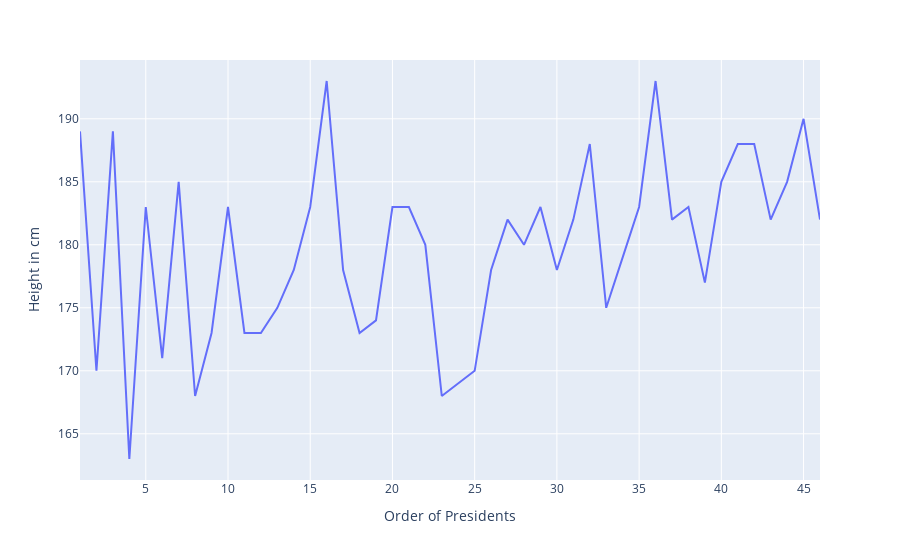

Notebook cell for this chart:
### Markdown cell above
### Line Graph

### Code cell
fig = px.line(newData, x="order", y="height")
fig.layout.yaxis.title.text="Height in cm"
fig.layout.xaxis.title.text="Order of Presidents"
fig.show()

### Figure 1 — Plotly figure (JSON) as saved in the notebook; plotly's stock layout.template omitted (floating-point values rounded to 4 significant figures)
{"data": [{"hovertemplate": "order=%{x}<br>height=%{y}<extra></extra>", "legendgroup": "", "line": {"color": "#636efa", "dash": "solid"}, "marker": {"symbol": "circle"}, "mode": "lines", "name": "", "orientation": "v", "showlegend": false, "type": "scatter", "x": [1, 2, 3, 4, 5, 6, 7, 8, 9, 10, 11, 12, 13, 14, 15, 16, 17, 18, 19, 20, 21, 22, 23, 25, 26, 27, 28, 29, 30, 31, 32, 33, 34, 35, 36, 37, 38, 39, 40, 41, 42, 43, 44, 45, 46], "xaxis": "x", "y": [189, 170, 189, 163, 183, 171, 185, 168, 173, 183, 173, 173, 175, 178, 183, 193, 178, 173, 174, 183, 183, 180, 168, 170, 178, 182, 180, 183, 178, 182, 188, 175, 179, 183, 193, 182, 183, 177, 185, 188, 188, 182, 185, 190, 182], "yaxis": "y"}], "layout": {"legend": {"tracegroupgap": 0}, "margin": {"t": 60}, "xaxis": {"anchor": "y", "domain": [0, 1], "title": {"text": "Order of Presidents"}}, "yaxis": {"anchor": "x", "domain": [0, 1], "title": {"text": "Height in cm"}}}}
